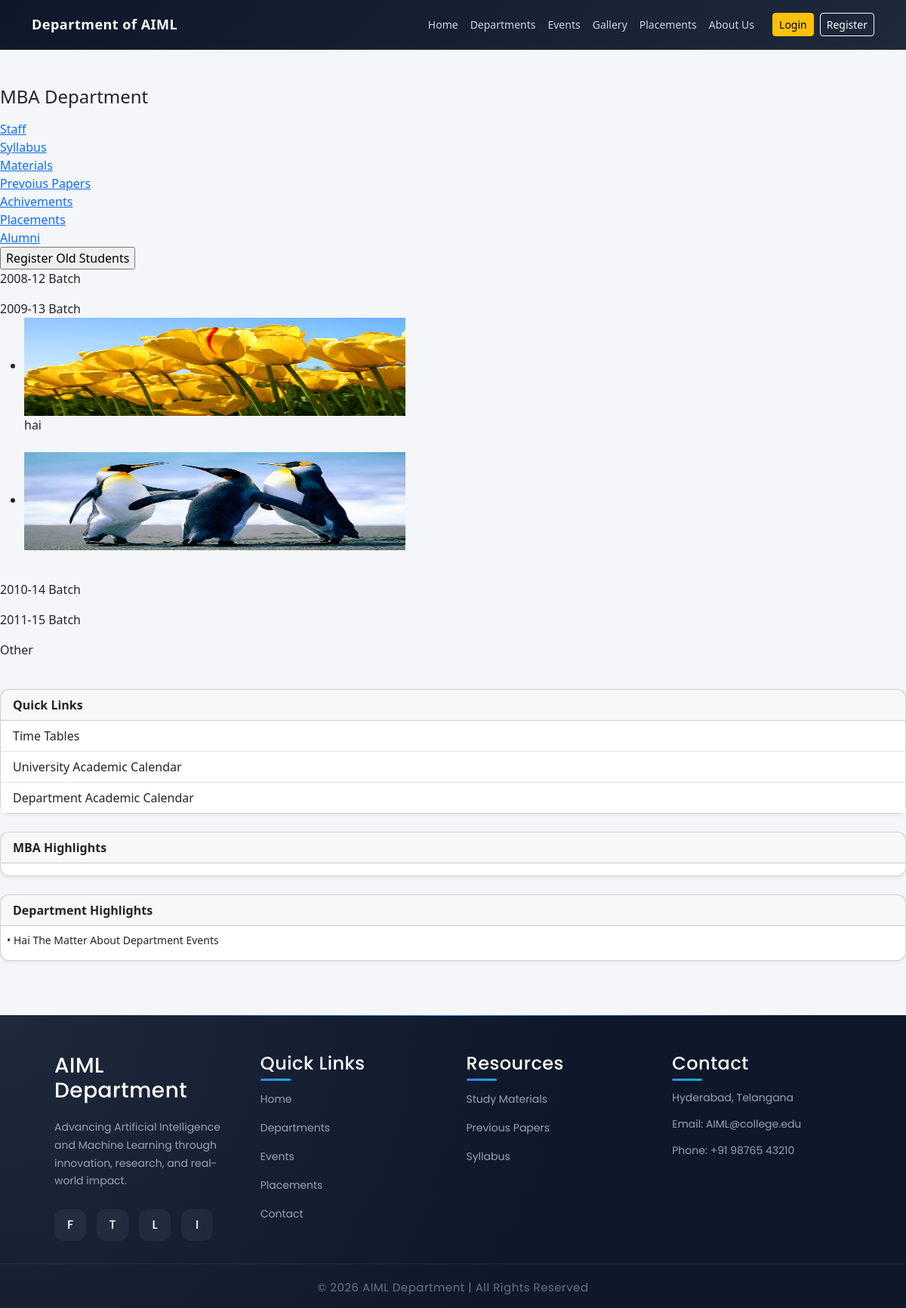
Page /alumni.php on the committed database.
### tables this page shows
CREATE TABLE IF NOT EXISTS `year_batch` (
  `id` int(11) NOT NULL AUTO_INCREMENT,
  `batch` varchar(500) NOT NULL,
  PRIMARY KEY (`id`)
);

CREATE TABLE IF NOT EXISTS `alumni` (
  `id` int(11) NOT NULL AUTO_INCREMENT,
  `batch_id` int(11) NOT NULL,
  `alumni_desc` blob NOT NULL,
  `alumni_img` varchar(500) NOT NULL,
  PRIMARY KEY (`id`)
);

CREATE TABLE IF NOT EXISTS `highlights` (
  `id` int(11) NOT NULL AUTO_INCREMENT,
  `type` int(11) NOT NULL,
  `high_light` blob NOT NULL,
  PRIMARY KEY (`id`)
);

### libraries/mysql.class.php (called while the page is built, shortened)
<?php
class DataBasePDO
{
	private static $hostname	=  DB_SERVER;
	private static $username	=  DB_USER;
	private static $password	=  DB_PASS;
	private static $dbname		=  DB_DATABASE;
	private static $instance 	= FALSE;
	private $db;
	public $fetch_mode 			= PDO::FETCH_ASSOC;
	private $last_statement		= NULL;
	public function __construct($connect = true, $dataBase = null, $server = null,$userName = null, $passWord = null){
			return self::$instance;
	}
	public function connectToDB(){
			$dns='mysql:host='.self::$hostname.';dbname='.self::$dbname;
	    	self::$instance = new PDO($dns, self::$username, self::$password);
	    	self::$instance->setAttribute(PDO::ATTR_ERRMODE, PDO::ERRMODE_EXCEPTION);
	    	$this->db = self::$instance;
	}
	public function getAllResults($sqlQuery = NULL){
			$this->internalQuery($sqlQuery);
			$result = $this->last_statement->fetchAll();
			return $result;
	}
	public function internalQuery($sqlQuery = NULL){
			$stmt = $this->db->query($sqlQuery);
			$stmt->setFetchMode($this->fetch_mode);
			$this->last_statement = $stmt;
			return TRUE;
	}
}
?>

### libraries/functions.class.php (called while the page is built, shortened)
<?php
	include_once("mysql.class.php");
	class DataFunctions {
		public $dbObj;
		public function __construct(){
			$this->dbObj = new DataBasePDO();
	}
	 public function getBatches($table){
			$sql		= 'SELECT
								id, batch
						   FROM
						   		'.$table.'
						   WHERE
						   		1';
			$result		= $this->dbObj->getAllResults($sql);
			return $result;
	 }
	 public function getAlumniDetails($table, $batchId){
			$sql		= 'SELECT
								id, alumni_desc, alumni_img
							FROM
								'.$table.'
							WHERE
								batch_id = '.$batchId;
			$result		= $this->dbObj->getAllResults($sql);
			return $result;
	 }
	 public function getHighLights($table, $type){
			$sqlQuery	= 'SELECT id, type, high_light FROM '.$table.' WHERE type = '.$type.' ORDER BY id DESC';
			$result		= $this->dbObj->getAllResults($sqlQuery);
			return $result;
	}
}

### alumni.php (the view, shortened to what this page needs)
<?php
	include_once('header.php');
   require_once("libraries/functions.class.php") ;
   $fcObj	= new DataFunctions();
   $tbAlumni	 = TB_ALUMNI;
   $tbBatch		 = TB_BATCH;
   $batches		 = $fcObj->getBatches( $tbBatch );
   $batchCnt	 = sizeof($batches);
   for($i=0;$i<$batchCnt;$i++){
		$batchId		= $batches[$i]['id'];
		$alumniDet[$i]	= $fcObj->getAlumniDetails( $tbAlumni , $batchId);
  }
?>
 <div class="box1">
        <div class="wrapper">
          <article class="col1">
				<div id="index_cont">
				<div id="content">
					<div class="post">
						<span class="alignCenter">
							<h4>MBA Department </h4>
						</span>
					</div>
					<div id='content_left' class='content_left'>
						<?php
							include_once('departleftnav.php');
						?>
					</div>
					<div id='content_right' class='content_right'>
						<div class="comteeMem">
								<input type="submit" name="currentEventReg" class='button' value="Register Old Students" />
							<?php
							for($i=0; $i< $batchCnt; $i++){
							?>
								<div class="committeeTitle">
									<div  class="achievemnts">
										<?php echo $batches[$i]['batch'];?>
									</div>
								</div>
								<ul class="gallery clearfix">
								<?php
								$alumniDetCnt	= sizeof($alumniDet[$i]);
								for($j=0; $j< $alumniDetCnt; $j++){
								?>
									<div class="alumniImage">
										<div class='achievemnts'>
												<li>
													<a href="<?php echo 'images/alumni/'.$alumniDet[$i][$j]['alumni_img']; ?>"  rel="image[<?php echo  $batches[$i]['batch']; ?>]">
														<img src="<?php echo 'images/alumni/'.$alumniDet[$i][$j]['alumni_img']; ?>" alt="<?php echo $batches[$i]['batch'];?>" width="505" height="130"/>
													</a>
												</li>
										</div>
									</div>
									<div class="alumniDesc">
										<div  class="achievemnts">
											<?php
												echo $alumniDet[$i][$j]['alumni_desc'];
											?>
										</div>
									</div>
									<br class="clearfix" />
							<?php
								}
								?>
								</ul>
							<?php
							}
							?>
							</div>
						</div>
					<br class="clearfix" />
				</div>
					</article>
					<article class="col2 pad_left2">
					<?php
						include_once('sidebar.php');
					?>
					</article>
</div>
</div>
</section>
<?php
	include_once('footer.php');
?>

### header.php (shortened to what this page needs)
<!DOCTYPE html>
<html>
<head>
    <link href="https://cdn.jsdelivr.net/npm/bootstrap@5.3.2/dist/css/bootstrap.min.css" rel="stylesheet">
    <link rel="stylesheet" href="styles/newstyle.css">
</head>
<body>
<nav class="navbar navbar-expand-lg navbar-dark custom-navbar">
    <div class="container">
        <a class="navbar-brand fw-bold" href="index.php">
            Department of AIML
        </a>
        <div class="collapse navbar-collapse" id="navMenu">
            <ul class="navbar-nav ms-auto align-items-center">
                <li class="nav-item">
                    <a class="nav-link" href="index.php">Home</a>
                </li>
                <li class="nav-item">
                    <a class="nav-link" href="department.php">Departments</a>
                </li>
                <li class="nav-item">
                    <a class="nav-link" href="events.php">Events</a>
                </li>
                <li class="nav-item">
                    <a class="nav-link" href="gallery.php">Gallery</a>
                </li>
                <li class="nav-item">
                    <a class="nav-link" href="placements.php">Placements</a>
                </li>
                <li class="nav-item">
                    <a class="nav-link" href="aboutit.php">About Us</a>
                </li>
                <?php if (!isset($_SESSION['userId'])) { ?>
                    <li class="nav-item ms-3">
                        <a href="login.php" class="btn btn-warning btn-sm">Login</a>
                    </li>
                    <li class="nav-item ms-2">
                        <a href="register.php" class="btn btn-outline-light btn-sm">Register</a>
                    </li>
                <?php } else { ?>
                    <li class="nav-item ms-3">
                        <a href="logout.php" class="btn btn-warning btn-sm">Logout</a>
                    </li>
                <?php } ?>
            </ul>
        </div>
    </div>
</nav>
<section class="page-content py-5">

### departleftnav.php
<?php
	$currentUrl	= $_SERVER['REQUEST_URI'];
	$curUrl	= explode('/',$currentUrl);
	$urlLength	= sizeof($curUrl);
	$urlLength--;
	$curUrl	= explode('?',$curUrl[$urlLength]);
?>
	<div id='lefNav1' <?php if( $curUrl[0] == 'department.php' || $curUrl[0] == 'view_staff.php') { ?> class='navigation_current' <?php }else{ ?> class='navigation' <?php } ?> >
		<a href='department.php'>Staff</a>
	</div>
	<div id='lefNav2' <?php if( $curUrl[0] == 'syllabus.php' ) { ?> class='navigation_current' <?php }else{ ?> class='navigation' <?php } ?> >
		<a href='syllabus.php'>Syllabus</a>
	</div>
	<div id='lefNav3' <?php if( $curUrl[0] == 'materials.php' ) { ?> class='navigation_current' <?php }else{ ?> class='navigation' <?php } ?> >
		<a href='materials.php'>Materials</a>
	</div>
	<div id='lefNav4' <?php if( $curUrl[0] == 'previouspapers.php' ) { ?> class='navigation_current' <?php }else{ ?> class='navigation' <?php } ?> >
		<a href='previouspapers.php'>Prevoius Papers</a>
	</div>
	<div id='lefNav5' <?php if( $curUrl[0] == 'achievements.php' ) { ?> class='navigation_current' <?php }else{ ?> class='navigation' <?php } ?> >
		<a href='achievements.php'>Achivements</a>
	</div>
	<div id='lefNav6' <?php if( $curUrl[0] == 'placements.php' ) { ?> class='navigation_current' <?php }else{ ?> class='navigation' <?php } ?> >
		<a href='placements.php'>Placements</a>
	</div>
	<div id='lefNav7' <?php if( $curUrl[0] == 'alumni.php' ) { ?> class='navigation_current' <?php }else{ ?> class='navigation' <?php } ?> >
		<a href='alumni.php'>Alumni</a>
	</div>

### sidebar.php (shortened to what this page needs)
<?php
    $tbHighLights = TB_HIGHLIGHTS;
    $itDepHighLights = $fcObj->getHighLights($tbHighLights, DEPARTMENT);
    $itDeptHighCnt = count($itDepHighLights);
?>
<div class="card shadow-sm mb-4">
    <div class="card-header fw-semibold">
        Quick Links
    </div>
    <div class="list-group list-group-flush">
        <a href="timetables.php" class="list-group-item list-group-item-action">
            Time Tables
        </a>
        <a href="univacedcal.php" class="list-group-item list-group-item-action">
            University Academic Calendar
        </a>
        <a href="itacedcal.php" class="list-group-item list-group-item-action">
            Department Academic Calendar
        </a>
    </div>
</div>
<div class="card shadow-sm mb-4">
    <div class="card-header fw-semibold">
        MBA Highlights
    </div>
    <div class="card-body p-2">
    </div>
</div>
<div class="card shadow-sm mb-4">
    <div class="card-header fw-semibold">
        Department Highlights
    </div>
    <div class="card-body p-2">
        <marquee behavior="scroll"
                 direction="up"
                 scrollamount="1"
                 onmouseover="this.stop();"
                 onmouseout="this.start();"
                 height="140">
            <ul class="list-unstyled mb-0 small">
                <?php for ($i = 0; $i < $itDeptHighCnt; $i++) { ?>
                    <li class="mb-2">
                        • <?php echo $itDepHighLights[$i]['high_light']; ?>
                    </li>
                <?php } ?>
            </ul>
        </marquee>
    </div>
</div>

### footer.php (shortened to what this page needs)
<footer class="footer">
    <div class="footer-container">
        <div class="footer-brand">
            <h3>AIML Department</h3>
            <p>
Advancing Artificial Intelligence and Machine Learning through innovation, research, and real-world impact.            </p>
            <div class="social-icons">
                <a href="#">F</a>
                <a href="#">T</a>
                <a href="#">L</a>
                <a href="#">I</a>
            </div>
        </div>
        <div class="footer-links">
            <h4>Quick Links</h4>
            <ul>
                <li><a href="index.php">Home</a></li>
                <li><a href="department.php">Departments</a></li>
                <li><a href="events.php">Events</a></li>
                <li><a href="placements.php">Placements</a></li>
                <li><a href="contactus.php">Contact</a></li>
            </ul>
        </div>
        <div class="footer-links">
            <h4>Resources</h4>
            <ul>
                <li><a href="#">Study Materials</a></li>
                <li><a href="#">Previous Papers</a></li>
                <li><a href="#">Syllabus</a></li>
            </ul>
        </div>
        <div class="footer-contact">
            <h4>Contact</h4>
            <p>Hyderabad, Telangana</p>
            <p>Email: AIML@college.edu</p>
            <p>Phone: +91 98765 43210</p>
        </div>
    </div>
    <div class="footer-bottom">
        &copy; <?php echo date("Y"); ?> AIML Department | All Rights Reserved
    </div>
</footer>
</body>
</html>

### styles/newstyle.css (style rules this page uses)
body { background-color: #f4f6f9; font-family: 'Segoe UI', sans-serif; }
.card { border-radius: 12px; }
.navbar-brand { font-size: 20px; }
.custom-navbar { background: linear-gradient(135deg, #0f172a, #1e293b); padding: 14px 0; backdrop-filter: blur(10px); border-bottom: 1px solid rgba(255,255,255,0.05); }
.navbar-brand { font-weight: 600; font-size: 18px; letter-spacing: 0.5px; }
.navbar-nav .nav-link { color: #cbd5e1 !important; font-size: 14px; transition: all 0.3s ease; }
.footer { font-family: 'Poppins', sans-serif; background: radial-gradient(circle at top left, #1e293b, #0f172a 60%); color: #cbd5e1; padding: 50px 0 15px; position: relative; overflow: hidden; }
.footer::before { content: ""; position: absolute; top: 0; left: 50%; transform: translateX(-50%); width: 80%; height: 1px; background: linear-gradient(90deg, transparent, #3b82f6, transparent); }
.footer-container { width: 88%; margin: auto; display: grid; grid-template-columns: repeat(4, 1fr); gap: 35px; }
.footer h3, .footer h4 { color: white; letter-spacing: 0.5px; position: relative; margin-bottom: 20px; }
.footer h4::after { content: ""; width: 40px; height: 3px; background: linear-gradient(90deg, #3b82f6, #06b6d4); position: absolute; bottom: -8px; left: 0; border-radius: 2px; }
.footer-brand p { font-size: 14px; line-height: 1.7; color: #94a3b8; margin-top: 15px; }
.social-icons { display: flex; gap: 14px; margin-top: 25px; }
.social-icons a { width: 42px; height: 42px; display: flex; align-items: center; justify-content: center; border-radius: 12px; background: rgba(255,255,255,0.05); backdrop-filter: blur(6px); color: white; text-decoration: none; transition: all 0.3s ease; font-weight: 500; }
.footer-links ul { list-style: none; padding: 0; }
.footer-links ul li { margin-bottom: 14px; }
.footer-links ul li a { text-decoration: none; color: #94a3b8; font-size: 14px; transition: all 0.3s ease; display: inline-block; }
.footer-contact p { margin-bottom: 14px; font-size: 14px; color: #94a3b8; transition: 0.3s; }
.footer-bottom { margin-top: 30px; padding-top: 20px; border-top: 1px solid rgba(255,255,255,0.05); text-align: center; font-size: 15px; color: #64748b; letter-spacing: 0.5px; }

### rows in the picture
year_batch: batch "2008-12 Batch"
year_batch: batch "2009-13 Batch"
alumni: alumni_img (picture), alumni_desc "hai"
alumni: alumni_img (picture)
year_batch: batch "2010-14 Batch"
year_batch: batch "2011-15 Batch"
year_batch: batch "Other"
highlights: high_light "Hai The Matter About Department Events"
